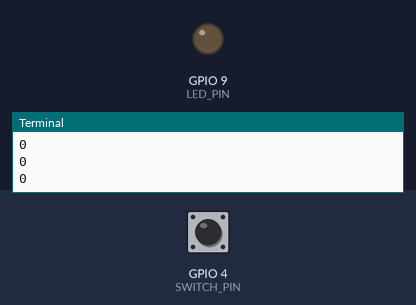
Recording of a program running on a simulated Raspberry Pi (BCM pin numbers). Shown: output pins drawn as LEDs (lit = HIGH), the last lines printed to the terminal. The test bench sets the inputs (shaded band); at power-on: GPIO 4 (SWITCH_PIN) LOW.

Above: at 1.2 s.
1.3 s: GPIO 4 (SWITCH_PIN) pulled HIGH for 0.15 s
At 1.4 s:
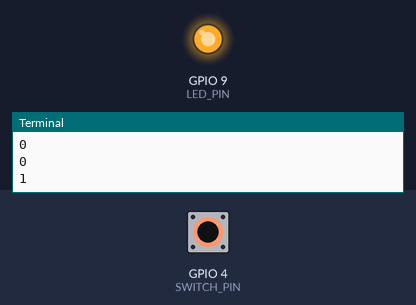
3.0 s: GPIO 4 (SWITCH_PIN) pulled HIGH for 3.2 s
At 6.7 s:
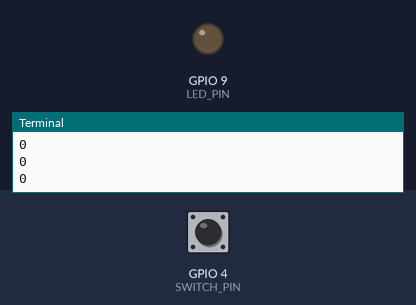
Timing chart, 0 to 8.2 s (numbered marks = the images above; inputs shaded):
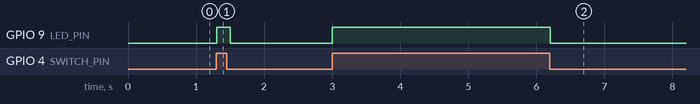

Measured:
- after the input at 1.3 s, GPIO 9 (LED_PIN): LOW → HIGH at once, → LOW 0.20 s later
- after the input at 3.0 s, GPIO 9 (LED_PIN): LOW → HIGH at once, → LOW 3.2 s later

The program:

switch_led.py
```python
import RPi.GPIO as GPIO
import time

LED_PIN = 9
SWITCH_PIN = 4

GPIO.setmode(GPIO.BCM)
GPIO.setup(LED_PIN, GPIO.OUT)
GPIO.setup(SWITCH_PIN, GPIO.IN, pull_up_down=GPIO.PUD_DOWN)
try:
    while True:
        val = GPIO.input(SWITCH_PIN)
        print(val)
        GPIO.output(LED_PIN,val)
        time.sleep(0.1)

finally:
    GPIO.cleanup()
    print('cleanup and exit')
    
```
